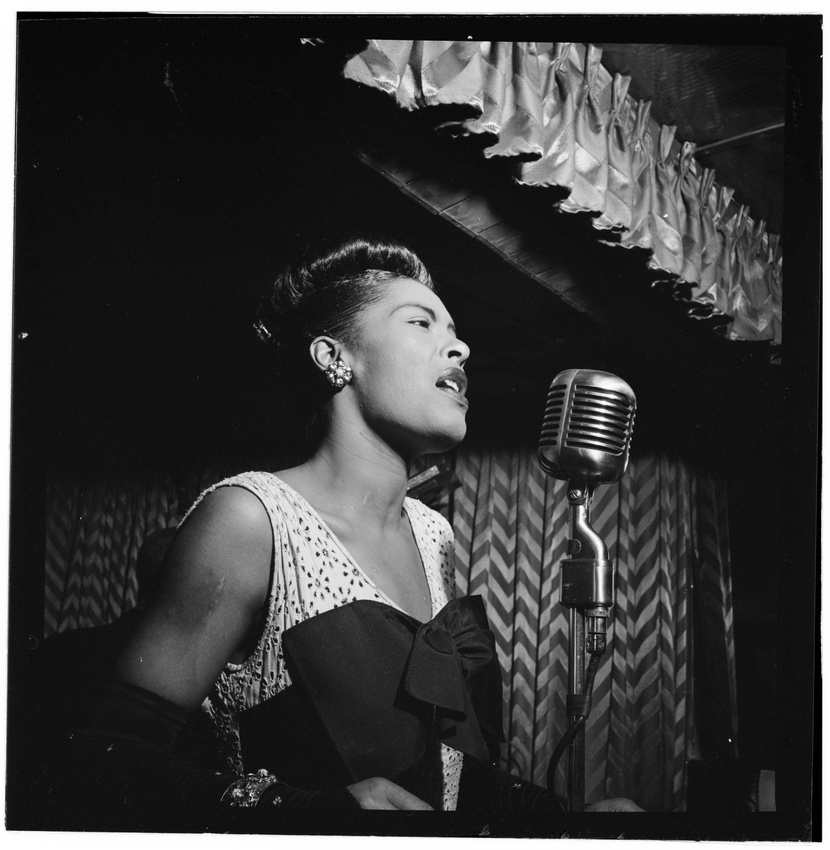
#> input picture marketing/photos/billie_holiday.jpg, 830 x 850 px, shrunk from 5591 x 5722 before the run
$ python blue_treatment.py ../photos/billie_holiday.jpg --output-dir out
#> lines starting #> are read from the running program, lines starting #| are printed output that depends on the picture
#!/usr/bin/env python3
"""Apply the ApproachNote "blue duotone" treatment to black-and-white photos.

The treatment converts a photo to grayscale, stretches its tonal range, and
maps it onto a three-stop gradient anchored on the brand indigo (#363A87) — a
deep near-black indigo in the shadows, the brand hue in the mids, and a bright
tint in the highlights. This is the "vivid" model used for the marketing-site
hero images.

Usage:
    python blue_treatment.py INPUT [INPUT ...] -o OUTPUT_DIR

Each INPUT may be a file or a directory (directories are scanned for .jpg/.png).
Requires Pillow and numpy (the backend venv has both:
`backend/venv/bin/python marketing/scripts/blue_treatment.py ...`).
"""
import argparse
import os
from PIL import Image, ImageOps
import numpy as np

# Gradient stops: (position 0..1, #RRGGBB). Mid stop is the brand indigo.
STOPS = [(0.0, "0A0B33"), (0.5, "3A3FB0"), (1.0, "CFD1FA")]
AUTOCONTRAST_CUTOFF = 1  # percent clipped at each end before the tonal stretch


def _hex(h):
    return tuple(int(h[i:i + 2], 16) for i in (0, 2, 4))


def build_lut(stops=STOPS):
    """256-entry RGB lookup table interpolating linearly between the stops."""
    pts = [(p, _hex(c)) for p, c in stops]
    lut = np.zeros((256, 3))
    for i in range(256):
        t = i / 255.0
        for (p0, c0), (p1, c1) in zip(pts, pts[1:]):
            if p0 <= t <= p1:
                f = (t - p0) / (p1 - p0)
                lut[i] = [c0[k] + (c1[k] - c0[k]) * f for k in range(3)]
                break
    return lut.astype(np.uint8)


def apply_blue_treatment(img, lut=None):
    """Return a blue-duotone RGB copy of a PIL image."""
    if lut is None:
        lut = build_lut()
    gray = ImageOps.autocontrast(img.convert("L"), cutoff=AUTOCONTRAST_CUTOFF)
    return Image.fromarray(lut[np.asarray(gray)], "RGB")
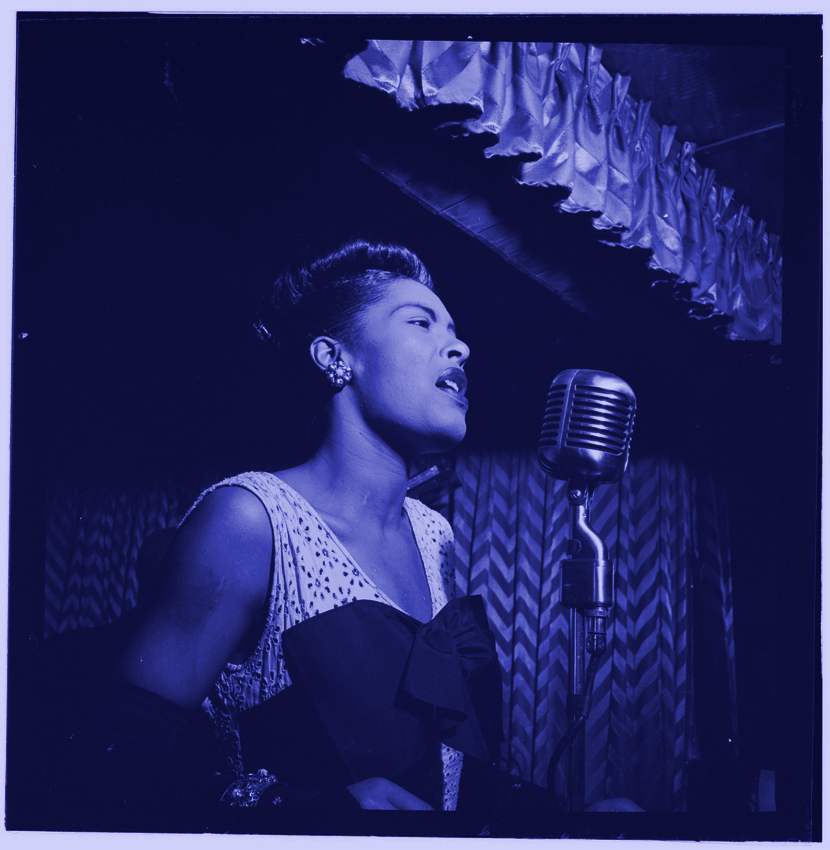
#> returned value: PIL image 830x850 RGB; mean R, G, B 37.4, 39.3, 95.7


def _iter_inputs(inputs):
    exts = {".jpg", ".jpeg", ".png"}
    for path in inputs:
        if os.path.isdir(path):
            for name in sorted(os.listdir(path)):
                if os.path.splitext(name)[1].lower() in exts:
                    yield os.path.join(path, name)
        else:
            yield path


def main():
    ap = argparse.ArgumentParser(description=__doc__,
                                 formatter_class=argparse.RawDescriptionHelpFormatter)
    ap.add_argument("inputs", nargs="+", help="image files or directories")
    ap.add_argument("-o", "--output-dir", required=True, help="destination directory")
    ap.add_argument("-q", "--quality", type=int, default=90, help="JPEG quality (default 90)")
    args = ap.parse_args()

    os.makedirs(args.output_dir, exist_ok=True)
    lut = build_lut()
    for src in _iter_inputs(args.inputs):
        name = os.path.splitext(os.path.basename(src))[0]
        out = apply_blue_treatment(Image.open(src), lut)
        dst = os.path.join(args.output_dir, f"{name}.jpg")
        out.save(dst, quality=args.quality)
        print(f"{name}: {out.size} -> {dst}")
#| billie_holiday: (830, 850) -> out/billie_holiday.jpg


if __name__ == "__main__":
    main()

$ run again, on marketing/photos/buck_clayton_full.jpg
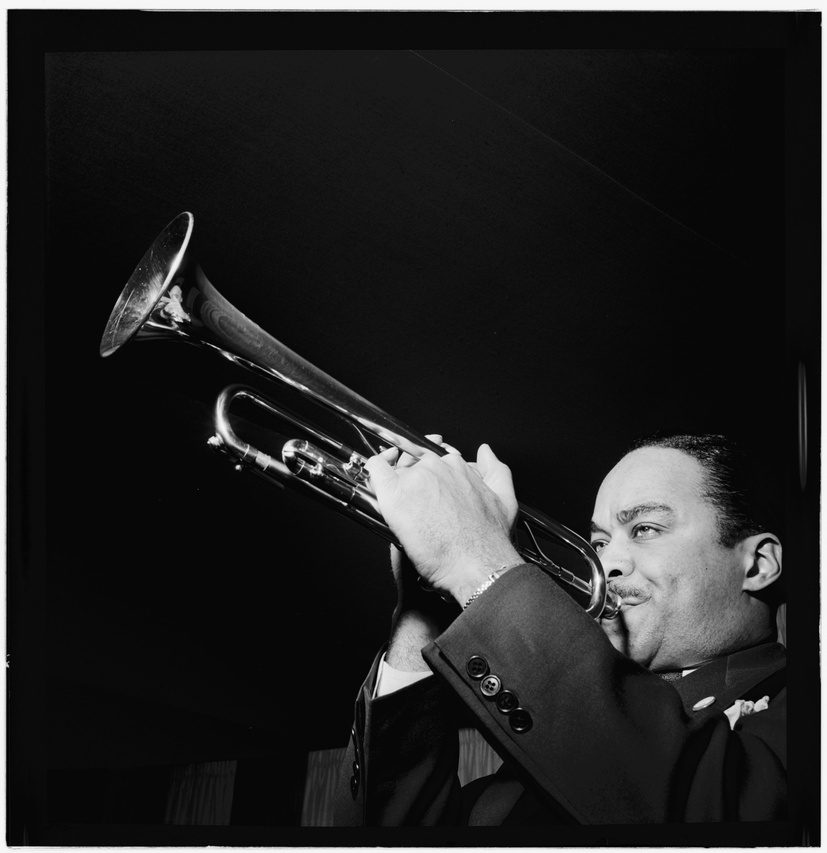
#> input picture marketing/photos/buck_clayton_full.jpg, 827 x 853 px, shrunk from 5533 x 5707 before the run
#> in apply_blue_treatment, `return Image.fromarray(lut[np.asarray(gray)], "RGB")`:
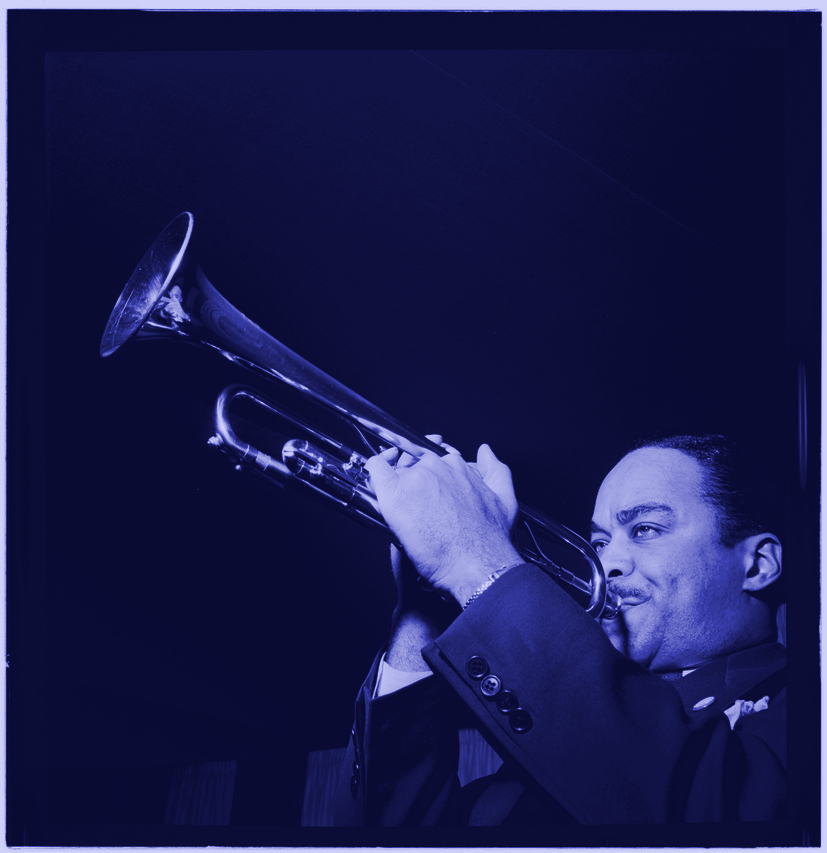
#> returned value: PIL image 827x853 RGB; mean R, G, B 27.8, 29.3, 77.9
#| buck_clayton_full: (827, 853) -> out/buck_clayton_full.jpg

$ run again, on marketing/photos/carl_kress_full.jpg
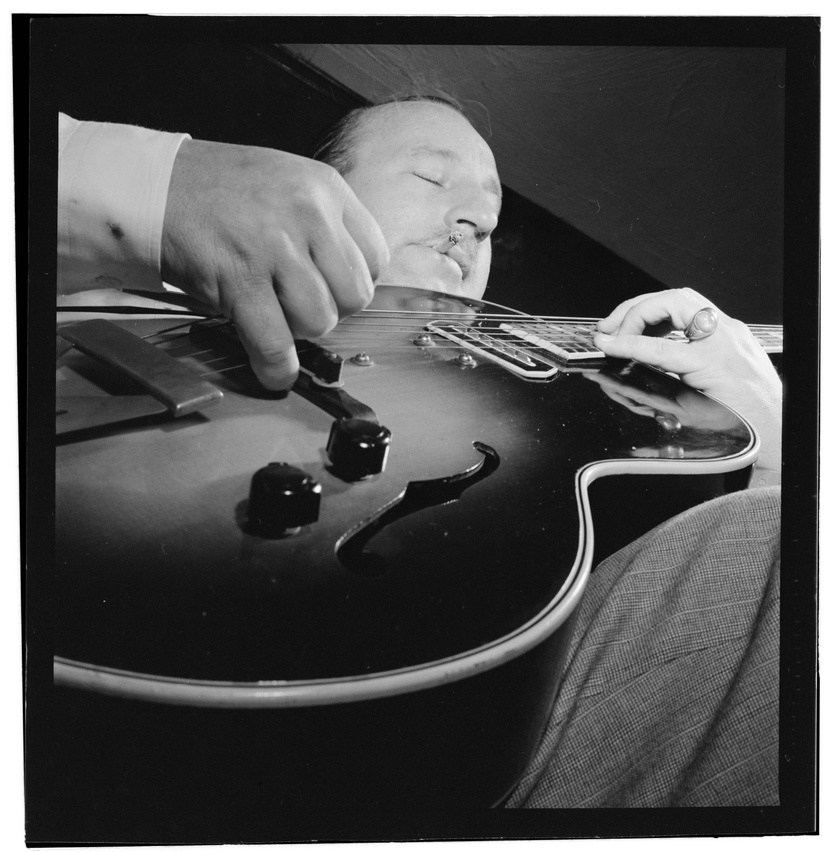
#> input picture marketing/photos/carl_kress_full.jpg, 828 x 852 px, shrunk from 5401 x 5561 before the run
#> in apply_blue_treatment, `return Image.fromarray(lut[np.asarray(gray)], "RGB")`:
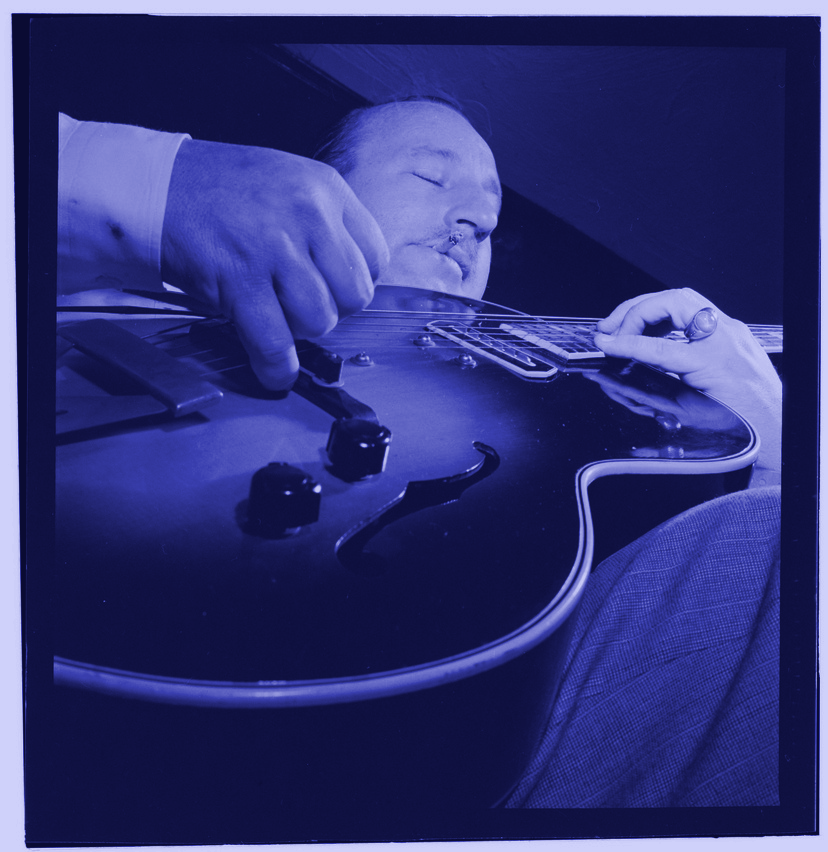
#> returned value: PIL image 828x852 RGB; mean R, G, B 49.4, 51.9, 117.6
#| carl_kress_full: (828, 852) -> out/carl_kress_full.jpg

$ run again, on marketing/photos/charlie_parker_max_roach.jpg
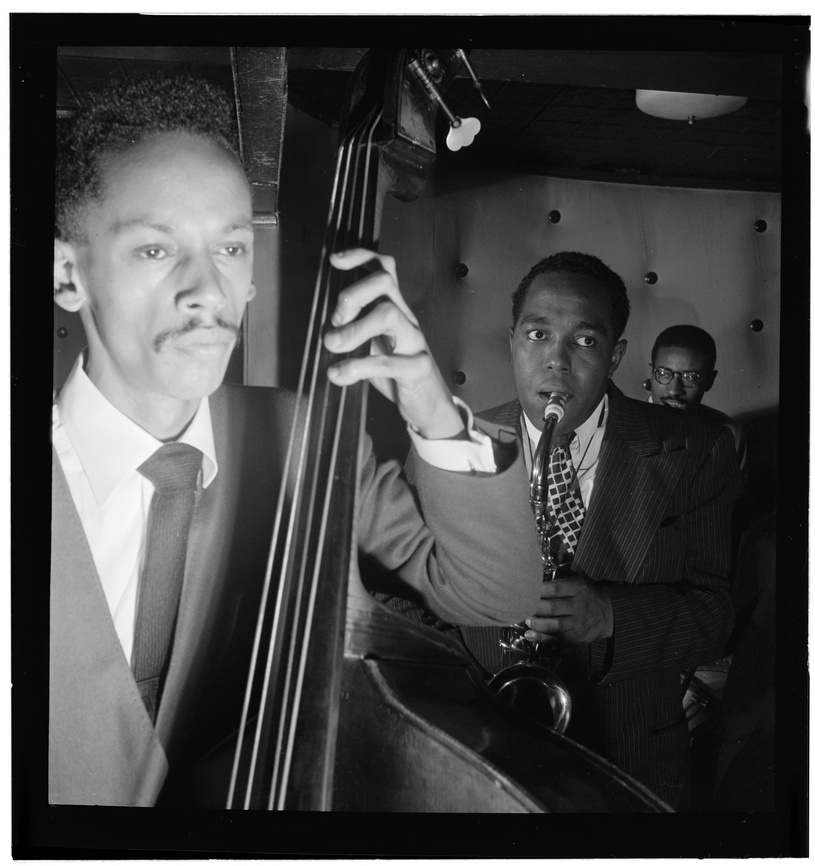
#> input picture marketing/photos/charlie_parker_max_roach.jpg, 815 x 866 px, shrunk from 5525 x 5868 before the run
#> in apply_blue_treatment, `return Image.fromarray(lut[np.asarray(gray)], "RGB")`:
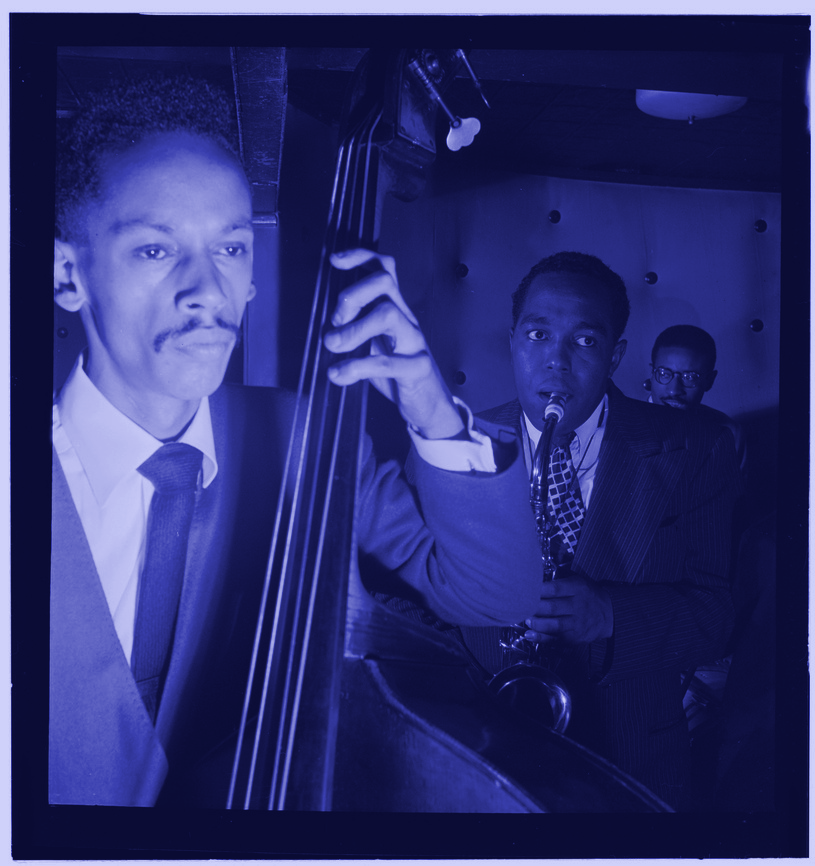
#> returned value: PIL image 815x866 RGB; mean R, G, B 45.7, 48.1, 111.2
#| charlie_parker_max_roach: (815, 866) -> out/charlie_parker_max_roach.jpg
